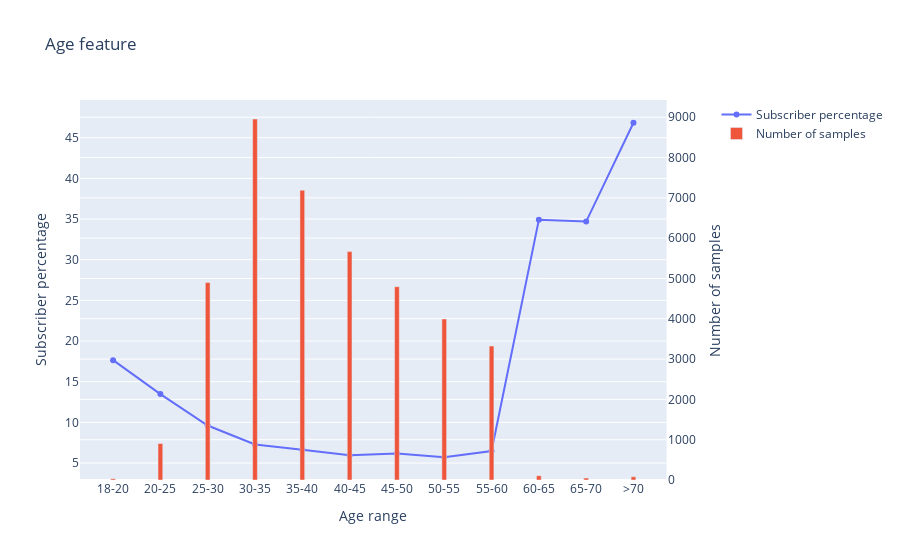

Notebook code cell kept with this figure:
### Markdown cell above
#### Age

### Code cell
label = ['18-20','20-25', '25-30', '30-35','35-40','40-45','45-50','50-55','55-60','60-65','65-70','>70']
num_samp_age = [(df[(18 <= df['age']) & (df['age'] <= 20)]).shape[0],(df[(20 < df['age']) & (df['age'] <= 25)]).shape[0],(df[(25 < df['age']) & (df['age'] <= 30)]).shape[0],(df[(30 < df['age']) & (df['age'] <= 35)]).shape[0],(df[(35 < df['age']) & (df['age'] <= 40)]).shape[0],(df[(40 < df['age']) & (df['age'] <= 45)]).shape[0],(df[(45 < df['age']) & (df['age'] <= 50)]).shape[0],(df[(50 < df['age']) & (df['age'] <= 55)]).shape[0],(df[(55 < df['age']) & (df['age'] <= 60)]).shape[0],(df[(60 < df['age']) & (df['age'] <= 65)]).shape[0],(df[(65 < df['age']) & (df['age'] <= 70)]).shape[0],(df[(df['age'] > 70)]).shape[0]]
perc_age = [round((df[(18 <= df['age']) & (df['age'] <= 20)& (df['y'] == 1)]).shape[0]/num_samp_age[0]*100,2),round((df[(20 < df['age']) & (df['age'] <= 25)& (df['y'] == 1)]).shape[0]/num_samp_age[1]*100,2),round((df[(25 < df['age']) & (df['age'] <= 30)& (df['y'] == 1)]).shape[0]/num_samp_age[2]*100,2),round((df[(30 < df['age']) & (df['age'] <= 35)& (df['y'] == 1)]).shape[0]/num_samp_age[3]*100,2),round((df[(35 < df['age']) & (df['age'] <= 40)& (df['y'] == 1)]).shape[0]/num_samp_age[4]*100,2),round((df[(40 < df['age']) & (df['age'] <= 45)& (df['y'] == 1)]).shape[0]/num_samp_age[5]*100,2),round((df[(45 < df['age']) & (df['age'] <= 50)& (df['y'] == 1)]).shape[0]/num_samp_age[6]*100,2),round((df[(50 < df['age']) & (df['age'] <= 55)& (df['y'] == 1)]).shape[0]/num_samp_age[7]*100,2),round((df[(55 < df['age']) & (df['age'] <= 60)& (df['y'] == 1)]).shape[0]/num_samp_age[8]*100,2),round((df[(60 < df['age']) & (df['age'] <= 65)& (df['y'] == 1)]).shape[0]/num_samp_age[9]*100,2),round((df[(65 < df['age']) & (df['age'] <= 70)& (df['y'] == 1)]).shape[0]/num_samp_age[10]*100,2),round((df[(df['age'] > 70)& (df['y'] == 1)]).shape[0]/num_samp_age[11]*100,2)]
# Create Plot


fig = make_subplots(specs=[[{"secondary_y": True}]])

# Add traces
fig.add_trace(
    go.Scatter(x=label, y=perc_age, name="Subscriber percentage"),
    secondary_y=False,
)

fig.add_trace(
    go.Bar(x=label, y=num_samp_age, name="Number of samples",width=0.1),
    secondary_y=True,
)

# Add figure title
fig.update_layout(
    title_text="Age feature"
)

# Set x-axis title
fig.update_xaxes(title_text="Age range")

# Set y-axes titles
fig.update_yaxes(title_text="Subscriber percentage", secondary_y=False)
fig.update_yaxes(title_text="Number of samples", secondary_y=True)

fig

### Figure 1 — Plotly figure (JSON) as saved in the notebook; plotly's stock layout.template omitted (floating-point values rounded to 4 significant figures)
{"data": [{"name": "Subscriber percentage", "type": "scatter", "x": ["18-20", "20-25", "25-30", "30-35", "35-40", "40-45", "45-50", "50-55", "55-60", "60-65", "65-70", ">70"], "xaxis": "x", "y": [17.65, 13.48, 9.61, 7.28, 6.63, 5.97, 6.17, 5.71, 6.47, 34.91, 34.69, 46.84], "yaxis": "y"}, {"name": "Number of samples", "type": "bar", "width": 0.1, "x": ["18-20", "20-25", "25-30", "30-35", "35-40", "40-45", "45-50", "50-55", "55-60", "60-65", "65-70", ">70"], "xaxis": "x", "y": [34, 905, 4900, 8956, 7190, 5666, 4797, 3995, 3323, 106, 49, 79], "yaxis": "y2"}], "layout": {"autosize": true, "title": {"text": "Age feature"}, "xaxis": {"anchor": "y", "autorange": true, "domain": [0, 0.94], "range": [-0.6783, 11.68], "title": {"text": "Age range"}, "type": "category"}, "yaxis": {"anchor": "x", "autorange": true, "domain": [0, 1], "range": [2.316, 50.23], "title": {"text": "Subscriber percentage"}, "type": "linear"}, "yaxis2": {"anchor": "x", "autorange": true, "overlaying": "y", "range": [0, 9427.0], "side": "right", "title": {"text": "Number of samples"}, "type": "linear"}}}
